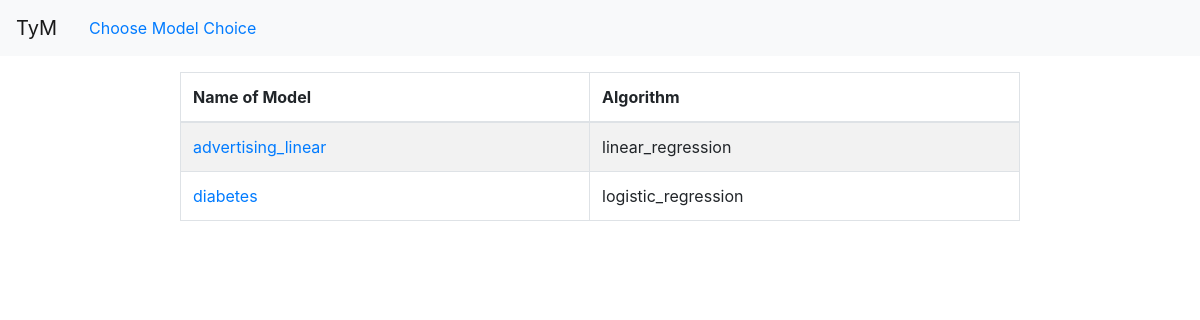
/history (signed in), run on an earlier commit of the app's database.
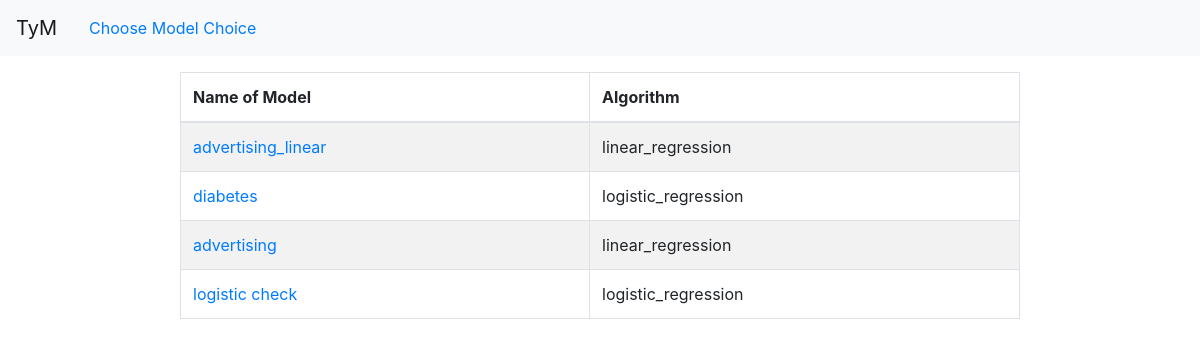
And on a later commit of the database.
### tables this page shows
CREATE TABLE ml_models (
    id integer primary key autoincrement,
    username text not null,
    model_name text not null,
    model_algo text not null,
    filename text not null,
    performance_measure text not null
);

### project.py (the view)
@app.route('/history')
def history():
    username = session['username']
    with sql.connect("database.db") as con:
        con.row_factory = dict_factory
        cur = con.cursor()
        cur.execute("SELECT * FROM ml_models WHERE username=?",(username,))
        models = cur.fetchall()
        print(models)
        return render_template('history.html',models=models)

### project.py (called while the page is built)
def dict_factory(cursor,row):
    d = {}
    for idx,col in enumerate(cursor.description):
        d[col[0]] = row[idx]
    return d

### templates/history.html (shortened to what this page needs)
{% extends "base.html" %}
{% block header %}
{% include 'main_header.html' %}
{% endblock %}
{% block middle %}
<table class="table table-responsice-lg table-bordered table-hover table-striped">
  <thead>
    <tr>
      <th>Name of Model</th>
      <th>Algorithm</th>
    </tr>
  </thead>
  <tbody>
    {% for model in models %}
    <tr>
        <td><a href="{{ url_for('model_info', model_id=model['id']) }}">
            {{ model['model_name'] }}
        </a></td>
        <td>{{ model['model_algo'] }}</td>
    </tr>
    {% endfor %}
  </tbody>
</table>
{% endblock %}

### templates/base.html (shortened to what this page needs)
<!DOCTYPE html>
<html>
  <head>
    <link rel="stylesheet" href="https://maxcdn.bootstrapcdn.com/bootstrap/4.3.1/css/bootstrap.min.css">
	<link rel="stylesheet" href="{{ url_for('static', filename='css/base.css') }}">
  </head>
  <body>
    <div class="header">
      {% block header %}
      {% endblock %}
    </div>
    <div class="middle">
      {% block middle %}
      {% endblock %}
    </div>
  </body>
</html>

### templates/main_header.html (shortened to what this page needs)
<nav class="navbar navbar-expand-lg navbar-light bg-light">
  <a class="navbar-brand" href="{{ url_for('index') }}">TyM</a>
  <div class="collapse navbar-collapse" id="navbarSupportedContent">
    <div class="nav-item">
      <a class="nav-link" href="{{ url_for('model_choice') }}">Choose Model Choice</a>
    </div>
  </div>
</nav>

### static/css/base.css (style rules this page uses)
.middle { margin-left: 15%; margin-right: 15%; }

What changed in the data, as far as the page shows it:
added ml_models: model_name "advertising", model_algo "linear_regression"
added ml_models: model_name "logistic check", model_algo "logistic_regression"
